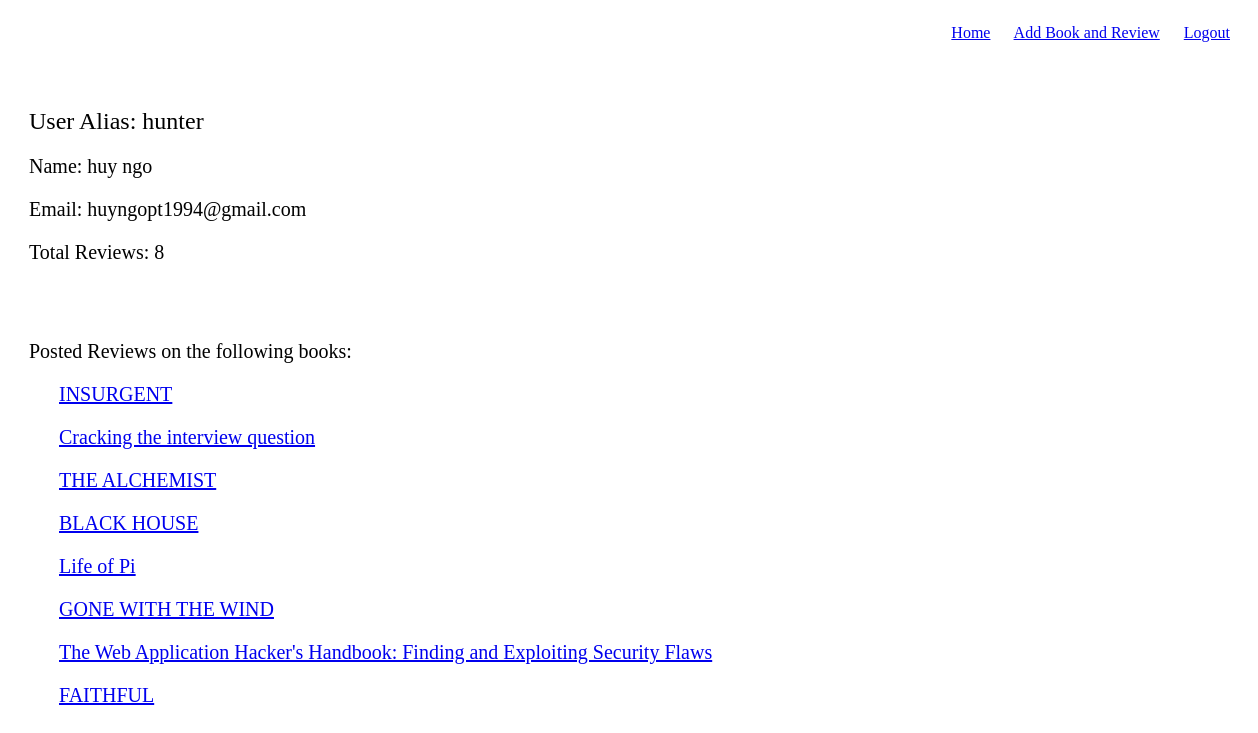
The app's page /users/1 (signed in) with its own data.
### main_app/models.py (models this page shows)
class User(models.Model):
	name = models.CharField(max_length=255)
	alias = models.CharField(max_length=255)
	email = models.EmailField()
	password = models.CharField(max_length=255)
	created_at = models.DateTimeField(auto_now_add=True)
	admin = models.BooleanField(default=False) #False is normal_user
	objects = UserManager()

class Book(models.Model):
	title = models.CharField(max_length=255)
	author = models.CharField(max_length=255)
	poster = models.ForeignKey(User, related_name="uploaded_books")
	book_image = models.ImageField(upload_to='book_images/', default='book_images/no-img.jpg')
	rating = models.FloatField(default=0)
	created_at = models.DateTimeField(auto_now_add=True)

### main_app/views.py (the view)
# urls.py: url(r'^users/(?P<user_id>[1-9][0-9]*)$', views.show_user), #Get method
def show_user(request, user_id):
	if request.session.get('user_id',None) is None:
		messages.error('You should login if want to show informations')
		return redirect('/')
	else:
		user = User.objects.get(id=user_id)
		reviewed_books = user.reviews_left.all().values('book').distinct()
		books = [ Book.objects.get(id=item['book']) for item in reviewed_books ]
		total_reviews = len(books)
		return render(request, 'main_app/user.html',{'user':user,
		                                             'total_reviews': total_reviews,
		                                              'books':books})

### main_app/templates/main_app/user.html (shortened to what this page needs)
<!DOCTYPE html>
<html lang="en">
<head>
    {% load static %}
    <link rel="stylesheet" href="{% static 'main_app/css/style.css' %}">
    <link rel="stylesheet" href="{% static 'main_app/css/header.css' %}">
</head>
<body>
    <header>
        <p class="header_right">
            <a href="/">Home</a>
            <a href="/books/add">Add Book and Review</a>
            <a href="/logout">Logout</a>
        </p>
    </header>
    <main class="user_content">
        {% if request.session.user_id %}
            <h2 style="font-weight: none">User Alias: {{user.alias}}</h2>
            <p>Name: {{user.name}}</p>
            <p>Email: {{user.email}}</p>
            <p>Total Reviews: {{ total_reviews }}</p>
            <br><br>
        <p>Posted Reviews on the following books: </p>
        <div>
            {% for book in books %}
            <p>
                <a href="/books/{{book.id}}">{{book.title}}</a>
            </p>
            {% endfor %}
        </div>
        {% else %}
            <p>PLease login to access your information</p>
        {% endif %}
    </main>
</body>
</html>

### main_app/static/main_app/css/style.css (style rules this page uses)
main { margin: 0 auto; width: 1200px; padding: 20px; }
.user_content h2 { font-weight: normal; }
.user_content p { font-size: 20px; }
.user_content div { padding-left: 30px; }

### main_app/static/main_app/css/header.css (style rules this page uses)
header { height: 60px; }
.header_right { float: right; }
.header_right a { margin-right: 20px; }

### records on screen
User: alias "hunter", name "huy ngo", email "huyngopt1994@gmail.com"
Book: title "INSURGENT"
Book: title "Cracking the interview question"
Book: title "THE ALCHEMIST"
Book: title "BLACK HOUSE"
Book: title "Life of Pi"
Book: title "GONE WITH THE WIND"
Book: title "The Web Application Hacker's Handbook: Finding and Exploiting Security Flaws"
Book: title "FAITHFUL"

### other values on screen
{{ total_reviews }} "8"
